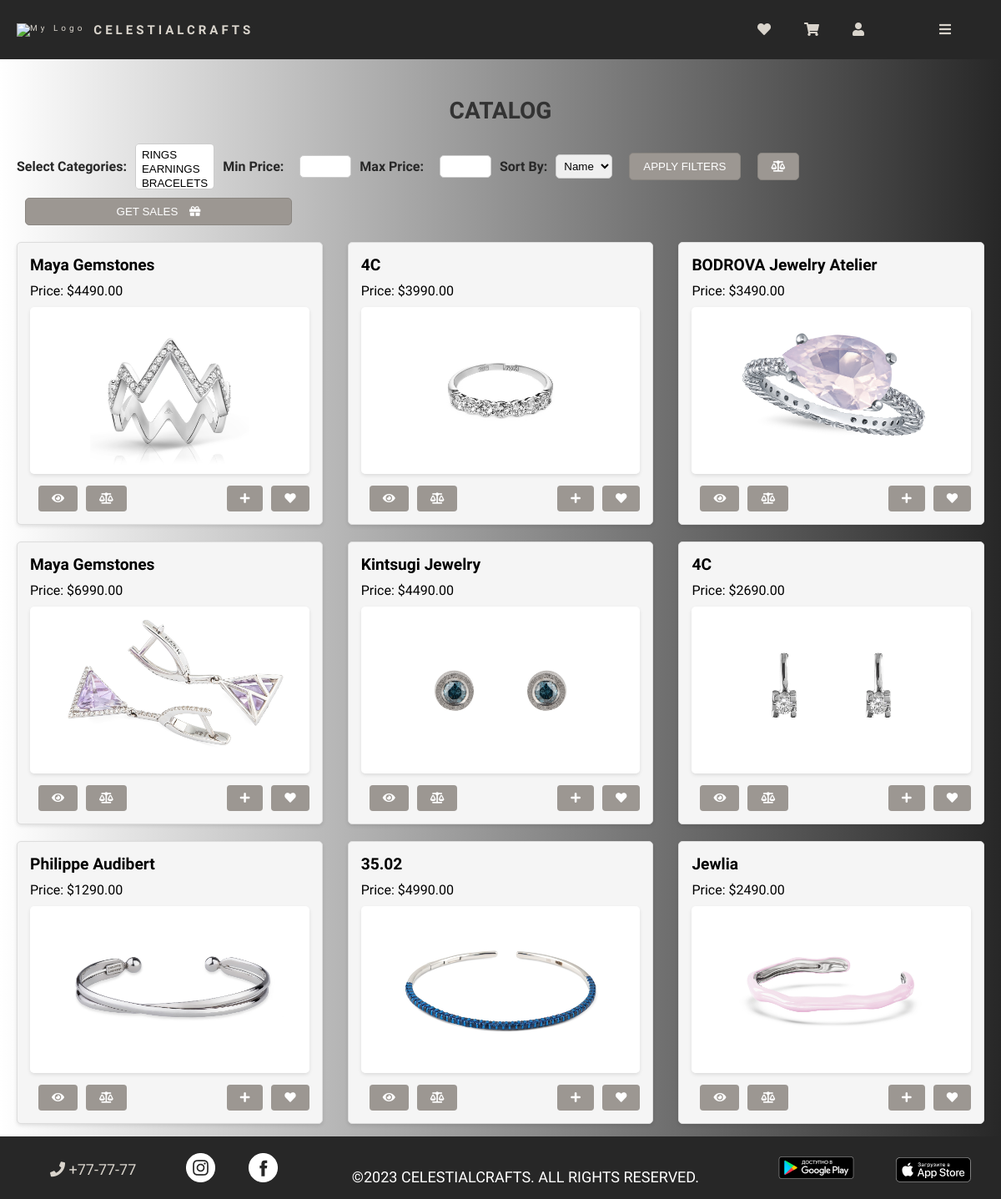
Page /shop/products/ on the committed database.
### shop/models.py (models this page shows, shortened)
class Product(models.Model):
    category = models.ForeignKey(Category, on_delete=models.CASCADE)
    name = models.CharField(max_length=200)
    description = models.TextField()
    price = models.DecimalField(max_digits=10, decimal_places=2)
    image = models.ImageField(upload_to='shop/images')

### shop/views.py (the view)
# urls.py: path('products/', views.product, name='products'),
def product(request):
    categories = Category.objects.all()
    products = Product.objects.all()
    selected_categories = request.GET.getlist('category')
    min_price = request.GET.get('min_price')
    max_price = request.GET.get('max_price')
    sort_by = request.GET.get('sort_by')
    if selected_categories:
        category_filter = Q(category__in=selected_categories)
        products = products.filter(category_filter)
    if min_price:
        products = products.filter(price__gte=min_price)
    if max_price:
        products = products.filter(price__lte=max_price)
    if sort_by == 'name':
        products = products.order_by('name')
    elif sort_by == 'price':
        products = products.order_by('price')
    return render(request, 'shop/products.html', {'categories': categories, 'products': products})

### shop/templates/shop/products.html (shortened to what this page needs)
{% extends 'shop/base.html' %}
{% load static %}
{% block content %}
  <h2 class="our-products">CATALOG</h2>
  <form method="get" action="{% url 'shop:products' %}" class="filter-form">
    <label for="category">Select Categories:</label>
    <select name="category" multiple>
      {% for category in categories %}
        <option value="{{ category.id }}">{{ category.name }}</option>
      {% endfor %}
    </select>
    <label for="min_price">Min Price:</label>
    <input type="number" name="min_price">
    <label for="max_price">Max Price:</label>
    <input type="number" name="max_price">
    <label for="sort_by">Sort By:</label>
    <select name="sort_by">
      <option value="name">Name</option>
    </select>
    <button type="submit">APPLY FILTERS</button>
    <button type="button" onclick="window.location.href='{% url 'shop:compare' %}'"><i class="fas fa-balance-scale"></i></button>
    <button type="button" class="gift" onclick="window.location.href='{% url 'shop:gifts' %}'">
      <p>GET SALES <i class="fas fa-gift"></i></p>
    </button>
  </form>
  <div class="product-list" enctype="multipart/form-data">
    {% for product in products %}
      <div class="product-item">
        <h4>{{ product.name }}</h4>
        <p>Price: ${{ product.price }}</p>
        <img src="{{ product.image.url }}" alt="{{ product.name }}" width="200">
        <button class="view-details-btn" onclick="window.location.href='{% url 'shop:product_detail' product.id %}'"><i class="fas fa-eye"></i></button>
        <button class="compare-btn" onclick="window.location.href='{% url 'shop:add_to_comparison' product.id %}'"><i class="fas fa-balance-scale"></i></button>
        <button class="favorites-btn" onclick="window.location.href='{% url 'shop:add_to_favorite' product.id %}'"><i class="fas fa-heart"></i></button>
        {% if user.is_authenticated %}
          <form method="post" action="{% url 'shop:add_to_cart' product_id=product.id %}">
            {% csrf_token %}
            <button class="add-to-cart-btn" type="submit"><i class="fas fa-plus"></i></button>
          </form>
        {% else %}
          <form action="{% url 'shop:login' %}">
            <button class="add-to-cart-btn" type="submit"><i class="fas fa-plus"></i></button>
          </form>
        {% endif %}
      </div>
    {% endfor %}
  </div>
{% endblock %}

### shop/templates/shop/base.html (shortened to what this page needs)
<!DOCTYPE html>
{% load static %}
<html lang="en">
<head>
    <link rel="stylesheet" href="{% static 'css/style.css' %}">
    <link rel="stylesheet" href="https://cdnjs.cloudflare.com/ajax/libs/font-awesome/5.15.4/css/all.min.css">
</head>
<body>
    <header>
        <nav>
            <div class="logotype-left">
                <a href="{% url 'home' %}">
                    <img class="logo" src="{% static 'shop/images/brilliant.png' %}" alt="My Logo" width="50" height="50">
                </a>
                <a href="{% url 'home' %}"><h1>CELESTIALCRAFTS</h1></a>
            </div>
            <ul>
                <li class="icon-list"><a href="{% url 'shop:favorites' %}"><i class="fas fa-heart icon-xs"></i></a></li>
                {% if user.is_authenticated %}
                    <li class="icon-list"><a href="{% url 'shop:view_cart' %}"><i class="fas fa-shopping-cart icon-xs"></i></a></li>
                    <li class="icon-list"><a href="{% url 'shop:logout' %}"><i class="fas fa-sign-out-alt icon-xs"></i></a></li>
                {% else %}
                     <li class="icon-list"><a href="{% url 'shop:login' %}"><i class="fas fa-shopping-cart icon-xs"></i></a></li>
                    <li class="icon-list"><a href="{% url 'shop:login' %}"><i class="fas fa-user icon-xs"></i></a></li>
                {% endif %}
                <li class="icon-list burger"><a href="{% url 'shop:products' %}"><i class="fas fa-bars icon-xs"></i></a></li>
            </ul>
        </nav>
    </header>
    <main>
        {% block content %}
        {% endblock %}
    </main>
    <footer>
        <div class="left-section">
            <ul class="contact-info">
                <li class="icon-list"><a href="#"><i class="fas fa-phone icon-xs"></i> +77-77-77</a></li>
                <a href="#"><img class="net" src="{% static 'shop/images/Instagram.png' %}" alt="Instagram"></a>
                <a href="#"><img class="net" src="{% static 'shop/images/Facebook.png' %}" alt="Facebook"></a>
            </ul>
        </div>
        <div class="center-section">
            <p>&copy;2023 CELESTIALCRAFTS. ALL RIGHTS RESERVED.</p>
        </div>
        <div class="right-section">
            <div class="app-stores">
                <a href="#"><img class="store" src="{% static 'shop/images/ru_badge_web_generic 1.png' %}" alt="GooglePlay"></a>
                <a href="#"><img class="store" src="{% static 'shop/images/apple-store-badge 1.png' %}" alt="App Store"></a>
            </div>
        </div>
    </footer>
</body>
</html>

### shop/static/css/style.css (style rules this page uses)
body { font-family: 'Forum', sans-serif; margin: 0; padding: 0; background: linear-gradient(to right, #fff, #272727); }
header { background-color: #272727; color: white; padding: 10px 0; text-align: center; }
.logo { margin-right: 40px; }
nav { display: flex; justify-content: space-between; align-items: center; padding: 0 20px; }
ul { list-style: none; display: flex; align-items: center; }
li { margin-right: 20px; }
a { color: #D9D4CC; text-decoration: none; transition: color 0.3s ease-in-out; }
.burger { margin-left: 50px; }
main { padding: 20px; }
footer { padding: 20px; display: flex; justify-content: space-between; height: 35px; bottom: 0; left: 0; position: fixed; text-align: center; background-color: #272727; color: white; font-size: 18px; width: 97%; }
.icon-list { display: inline-block; margin-right: 40px; }
.our-products { text-align: center; font-size: 28px; margin-top: 25px; color: #333; }
.product-list { display: flex; flex-wrap: wrap; justify-content: space-between; margin-top: 20px; margin-bottom: 50px; }
.product-item { background-color: #f5f5f5; border: 1px solid #ddd; padding: 15px; border-radius: 5px; box-shadow: 0 2px 4px rgba(0, 0, 0, 0.1); width: calc(33.33% - 20px); box-sizing: border-box; margin-bottom: 20px; }
.product-item h4 { font-size: 1.2rem; margin: 0 0 10px; }
.product-item p { font-size: 16px; margin: 0 0 10px; }
.product-item img { width: 100%; max-height: 200px; object-fit: cover; border-radius: 5px; box-shadow: 0 2px 4px rgba(0, 0, 0, 0.1); }
.view-details-btn, .favorites-btn, .add-to-cart-btn, .compare-btn, .add-to-cart-btn-det { display: inline-block; padding: 8px 16px; background-color: #9C9792; color: white; text-decoration: none; border-radius: 4px; border: none; cursor: pointer; transition: background-color 0.3s ease; margin-top: 10px; }
.view-details-btn, .compare-btn { float: left; }
.favorites-btn, .add-to-cart-btn { float: right; }
.logotype-left { font-family:'Forum', serif;; font-size: 10px; color: #c0c0c0; letter-spacing: 4px; display: flex; align-items: center; }
.logotype-left .logo { margin-right: 10px; }
.social-icons, .contact-info, .app-stores { margin: 0; }
.net, .store { margin: 0 20px; }
.filter-form { margin-bottom: 20px; }
.filter-form select[multiple] { height: 55px; }
input[type="number"] { width: 50px; padding: 5px; border: 1px solid #ccc; border-radius: 5px; margin-left: 9px; }
button { background-color: #4caf50; color: white; border: none; border-radius: 5px; padding: 5px 10px; margin-left: 10px; cursor: pointer; }
.filter-form { display: flex; flex-wrap: wrap; gap: 10px; align-items: center; color: #272727; }
.filter-form label { font-weight: bold; }
.filter-form select, .filter-form input[type="number"] { padding: 5px; border: 1px solid #ccc; border-radius: 5px; }
.filter-form button { padding: 8px 16px; background-color: #9C9792; color: white; border: 1px solid #8a8681; border-radius: 5px; cursor: pointer; transition: background-color 0.3s; }
.gift { width: 320px; border: none; padding: 10px 20px; transition: background-color 0.3s; }
.gift p { display: inline-block; margin: 0; }
.gift i { margin-left: 10px; }

### rows in the picture
Product: name "Maya Gemstones", price "4490.00", image (picture)
Product: name "4C", price "3990.00", image (picture)
Product: name "BODROVA Jewelry Atelier", price "3490.00", image (picture)
Product: name "Maya Gemstones", price "6990.00", image (picture)
Product: name "Kintsugi Jewelry", price "4490.00", image (picture)
Product: name "4C", price "2690.00", image (picture)
Product: name "Philippe Audibert", price "1290.00", image (picture)
Product: name "35.02", price "4990.00", image (picture)
Product: name "Jewlia", price "2490.00", image (picture)
